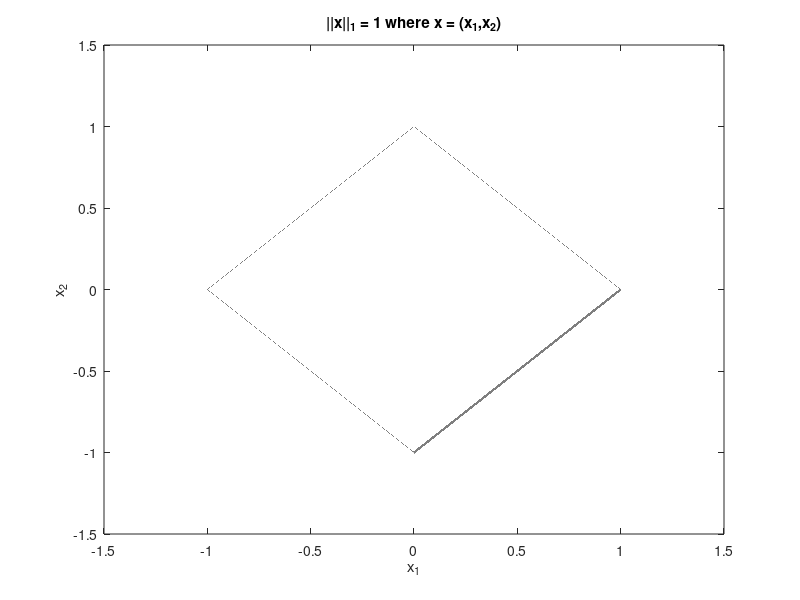

Write the MATLAB code that produced this figure. (Note: this script raises an error after producing the figure.)
close
clear all

%one-norm
h = 10^(-5);
xa = -1:h:0;
ya = xa+1;
xb = 0:h:1;
yb = -xb+1;
xc = -1:h:0;
yc = -xc-1;
xd = 0:h:1;
yd = xd-1;
figure
plot(xa,ya,'k',xb,yb,'k',xc,yc,'k',xd,yd,'k','LineWidth',2)
xlim([-1.5,1.5])
ylim([-1.5,1.5])
xlabel("x_1")
ylabel("x_2")
title("||x||_1 = 1 where x = (x_1,x_2)")

%two-norm
figure
circle(0,0,1)
xlabel("x_1")
ylabel("x_2")
title("||x||_2 = 1 where x = (x_1,x_2)")

%infinity-norm
figure
rectangle('Position',[-1,-1,2,2],'LineWidth',2)
xlim([-1.5,1.5])
ylim([-1.5,1.5])
xlabel("x_1")
ylabel("x_2")
title("||x||_\infty = 1 where x = (x_1,x_2)")




function h = circle(x,y,r)
hold on
th = 0:pi/50:2*pi;
xunit = r * cos(th) + x;
yunit = r * sin(th) + y;
h = plot(xunit, yunit,'k','LineWidth',2);
xlim([-1.5*r,1.5*r])
ylim([-1.5*r,1.5*r])
hold off
end